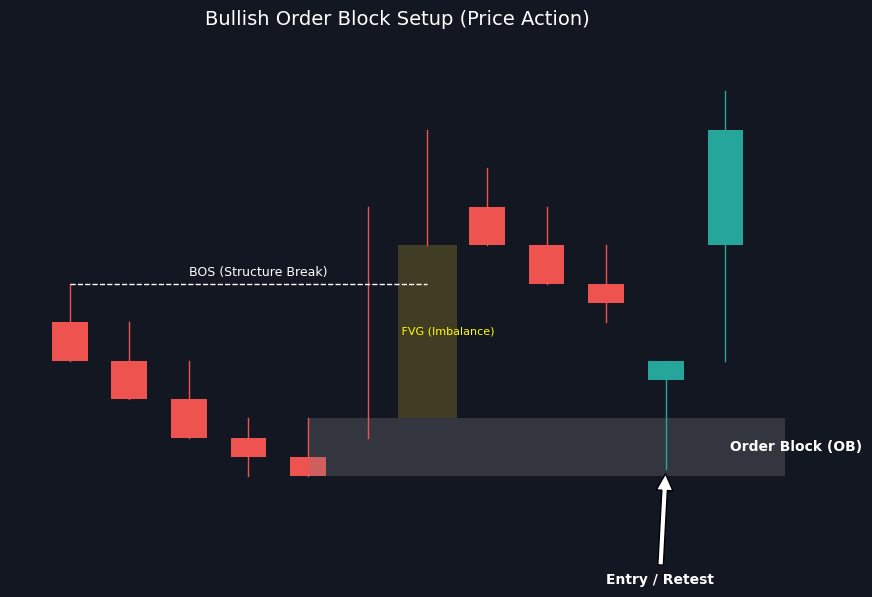
#> input picture bullish_ob_chart.png, 872 x 597 px
$ python abu_chart_recognizer.py --image ../bullish_ob_chart.png
#> lines starting #> are read from the running program, lines starting #| are printed output that depends on the picture; after the words box and inside, x2 and y2 are one past the last pixel; in counts of white or black regions, pixels touching at a corner belong together
#!/usr/bin/env python3
# -*- coding: utf-8 -*-
"""
Lightweight chart recognizer for Abu images (no cloud services).

Goals
- Locate likely chart region (ROI) inside the image
- Extract simple features: grid/axes lines, trendlines, candlestick-like bar density
- Optional OCR of annotations if pytesseract is available
- Emit JSON for downstream ranking/learning

This is heuristic; it prefers robustness over perfect accuracy and never crashes the batch.
"""
from __future__ import annotations
import sys, json
from pathlib import Path
from typing import Dict, Any, Tuple, Optional


def _convert_numpy_types(obj):
    """递归转换numpy类型为Python原生类型，用于JSON序列化"""
    import numpy as np
    if isinstance(obj, (np.integer, np.int_, np.intc, np.intp, np.int8, np.int16, np.int32, np.int64)):
        return int(obj)
    elif isinstance(obj, (np.floating, np.float_, np.float16, np.float32, np.float64)):
        return float(obj)
    elif isinstance(obj, np.ndarray):
        return obj.tolist()
    elif isinstance(obj, dict):
        return {k: _convert_numpy_types(v) for k, v in obj.items()}
    elif isinstance(obj, (list, tuple)):
        return [_convert_numpy_types(item) for item in obj]
    else:
        return obj


def _try_imports():
    try:
        import cv2  # type: ignore
        import numpy as np  # type: ignore
    except Exception as e:  # pragma: no cover
        print('ERROR: opencv-python and numpy required. Install with: pip install opencv-python numpy', file=sys.stderr)
        raise
    try:
        import pytesseract  # type: ignore
    except Exception:
        pytesseract = None  # type: ignore
    return cv2, np, pytesseract


def _load_image(cv2, path: str):
    img = cv2.imread(path)
    if img is None:
        raise FileNotFoundError(f'cannot read image: {path}')
    return img


def _detect_roi(cv2, np, img, debug: Optional[Path] = None) -> Tuple[Tuple[int, int, int, int], Dict[str, Any]]:
    h, w = img.shape[:2]
    gray = cv2.cvtColor(img, cv2.COLOR_BGR2GRAY)
    # Edge detection
    edges = cv2.Canny(gray, 50, 150)
    # Prefer long horizontal/vertical segments
    lines = cv2.HoughLinesP(edges, 1, np.pi / 180, threshold=120, minLineLength=int(min(w, h) * 0.3), maxLineGap=10)
    xs, ys = [], []
    if lines is not None:
        for x1, y1, x2, y2 in lines[:, 0, :]:
            # Keep near horizontal/vertical
            if abs(y1 - y2) < 5 or abs(x1 - x2) < 5:
                xs += [x1, x2]
                ys += [y1, y2]
    # Fallback to contours if lines poor
    if xs and ys:
        x0, x1 = max(0, min(xs)), min(w - 1, max(xs))
        y0, y1 = max(0, min(ys)), min(h - 1, max(ys))
    else:
        thr = cv2.adaptiveThreshold(gray, 255, cv2.ADAPTIVE_THRESH_GAUSSIAN_C,
                                    cv2.THRESH_BINARY_INV, 31, 5)
        kernel = cv2.getStructuringElement(cv2.MORPH_RECT, (5, 5))
        close = cv2.morphologyEx(thr, cv2.MORPH_CLOSE, kernel, iterations=2)
        cnts, _ = cv2.findContours(close, cv2.RETR_EXTERNAL, cv2.CHAIN_APPROX_SIMPLE)
        if not cnts:
            return (0, 0, w, h), {'roi_method': 'full', 'lines': 0}
        # pick largest rectangular-ish contour
        best = max(cnts, key=cv2.contourArea)
        x, y, ww, hh = cv2.boundingRect(best)
        x0, y0, x1, y1 = x, y, x + ww, y + hh
    # Expand a bit inward margins
    pad_x = int((x1 - x0) * 0.02)
    pad_y = int((y1 - y0) * 0.02)
    x0 = max(0, x0 + pad_x)
    x1 = min(w, x1 - pad_x)
    y0 = max(0, y0 + pad_y)
    y1 = min(h, y1 - pad_y)
    if debug is not None:
        dbg = img.copy()
        cv2.rectangle(dbg, (x0, y0), (x1, y1), (0, 255, 0), 2)
        cv2.imwrite(str(debug), dbg)
    return (x0, y0, x1, y1), {'roi_method': 'lines' if lines is not None else 'contour', 'lines': 0 if lines is None else len(lines)}


def _candlestick_like_score(cv2, np, roi) -> Dict[str, Any]:
    g = cv2.cvtColor(roi, cv2.COLOR_BGR2GRAY)
    g = cv2.GaussianBlur(g, (3, 3), 0)
    # Use Otsu to separate foreground
    _, bw = cv2.threshold(g, 0, 255, cv2.THRESH_BINARY + cv2.THRESH_OTSU)
    # Prefer dark-on-light
    if np.mean(bw) > 127:
        bw = 255 - bw
    # Vertical projection
    proj = (bw > 0).sum(axis=0)
    # Find dominant bar width (distance between local maxima)
    # Rough: count columns with significant ink
    ink_cols = (proj > (0.1 * bw.shape[0])).astype(np.uint8)
    # Estimate groups
    counts = []
    c = 0
    for v in ink_cols:
        if v:
            c += 1
        elif c:
            counts.append(c); c = 0
    if c:
        counts.append(c)
    dom = int(np.median(counts)) if counts else 0
    # Body/overall vertical ratio
    body_ratio = float((bw > 0).sum()) / float(bw.shape[0] * bw.shape[1])
    score = 0.0
    if dom and 1 <= dom <= 30:
        score += 0.5
    if 0.02 <= body_ratio <= 0.35:
        score += 0.5
    return {
        'dominant_bar_width': dom,
        'body_ratio': round(body_ratio, 4),
        'candlestick_like_score': round(score, 2)
    }


def _trendlines(cv2, np, roi) -> Dict[str, Any]:
    g = cv2.cvtColor(roi, cv2.COLOR_BGR2GRAY)
    e = cv2.Canny(g, 80, 200)
    lines = cv2.HoughLinesP(e, 1, np.pi / 180, threshold=60, minLineLength=max(20, roi.shape[1] // 8), maxLineGap=8)
    cnt = 0
    non_axis = 0
    if lines is not None:
        for x1, y1, x2, y2 in lines[:, 0, :]:
            cnt += 1
            # count non-horizontal/vertical
            if abs(y1 - y2) > 5 and abs(x1 - x2) > 5:
                non_axis += 1
    return {'line_segments': cnt, 'trendline_like': non_axis}


def _ocr(pytesseract, roi) -> str:
    if pytesseract is None:
        return ''
    try:
        import cv2  # local import
        # 转换为灰度
        g = cv2.cvtColor(roi, cv2.COLOR_BGR2GRAY)

        # 图像增强：提高对比度
        # 使用CLAHE (Contrast Limited Adaptive Histogram Equalization) 提高对比度
        clahe = cv2.createCLAHE(clipLimit=2.0, tileGridSize=(8, 8))
        g = clahe.apply(g)

        # 降噪处理
        g = cv2.bilateralFilter(g, 5, 50, 50)

        # 尝试OCR：优先使用英文（交易策略文字主要是英文）
        # 如果英文识别失败，fallback到中英文混合
        try:
            txt = pytesseract.image_to_string(g, lang='eng', config='--psm 6')
            # 如果英文识别结果为空或太短，尝试中英文混合
            if not txt or len(txt.strip()) < 3:
                txt = pytesseract.image_to_string(g, lang='chi_sim+eng', config='--psm 6')
        except Exception:
            # 如果指定语言包不存在，fallback到默认
            txt = pytesseract.image_to_string(g, config='--psm 6')

        return txt.strip()
    except Exception:
        return ''


def analyze(image_path: str, debug_out: Optional[str] = None) -> Dict[str, Any]:
    cv2, np, pytesseract = _try_imports()
    img = _load_image(cv2, image_path)
    dbg_path = Path(debug_out) if debug_out else None
    if dbg_path is not None:
        dbg_path.parent.mkdir(parents=True, exist_ok=True)
    roi_xyxy, meta = _detect_roi(cv2, np, img, debug=dbg_path)
    x0, y0, x1, y1 = roi_xyxy
    roi = img[y0:y1, x0:x1]
    feats = {
        'image': image_path,
        'roi': {'x0': x0, 'y0': y0, 'x1': x1, 'y1': y1, 'w': x1 - x0, 'h': y1 - y0},
        'roi_meta': meta,
    }
    try:
        feats.update(_candlestick_like_score(cv2, np, roi))
    except Exception:
        feats.update({'dominant_bar_width': 0, 'body_ratio': 0.0, 'candlestick_like_score': 0.0})
    try:
        feats.update(_trendlines(cv2, np, roi))
    except Exception:
        feats.update({'line_segments': 0, 'trendline_like': 0})
    try:
        # OCR提取：对ROI区域和全图都进行OCR，合并结果
        ocr_roi = _ocr(pytesseract, roi)
        ocr_full = _ocr(pytesseract, img)

        # 合并OCR结果：优先使用更长的结果，如果两者都非空则合并去重
        ocr_texts = []
        if ocr_roi and len(ocr_roi.strip()) > 3:
            ocr_texts.append(ocr_roi.strip())
        if ocr_full and len(ocr_full.strip()) > 3:
            ocr_texts.append(ocr_full.strip())

        # 合并去重：保留更详细的结果
        if ocr_texts:
            # 如果ROI和全图结果相似，只保留一个
            if len(ocr_texts) == 2:
                roi_text = ocr_texts[0].lower()
                full_text = ocr_texts[1].lower()
                # 如果全图结果包含ROI结果，优先使用全图结果
                if roi_text in full_text or full_text in roi_text:
                    ocr_text = max(ocr_texts, key=len)
                else:
                    # 否则合并（用换行符分隔）
                    ocr_text = '\n'.join(ocr_texts)
            else:
                ocr_text = ocr_texts[0]
        else:
            ocr_text = ''

        feats['ocr_text'] = ocr_text
    except Exception:
        feats['ocr_text'] = ''
    # 转换所有numpy类型为Python原生类型，确保可以JSON序列化
    return _convert_numpy_types(feats)


def main():
    import argparse
    ap = argparse.ArgumentParser(description='Recognize chart features from an image (heuristic)')
    ap.add_argument('--image', required=True)
    ap.add_argument('--debug-out', default=None, help='Optional debug image path with ROI box')
    args = ap.parse_args()
    try:
        out = analyze(args.image, debug_out=args.debug_out)
#> in _load_image, img is the input picture: shape (597, 872, 3); mean B, G, R 39.1, 29.6, 27.6
#> in _detect_roi, `gray = cv2.cvtColor(img, cv2.COLOR_BGR2GRAY)`:
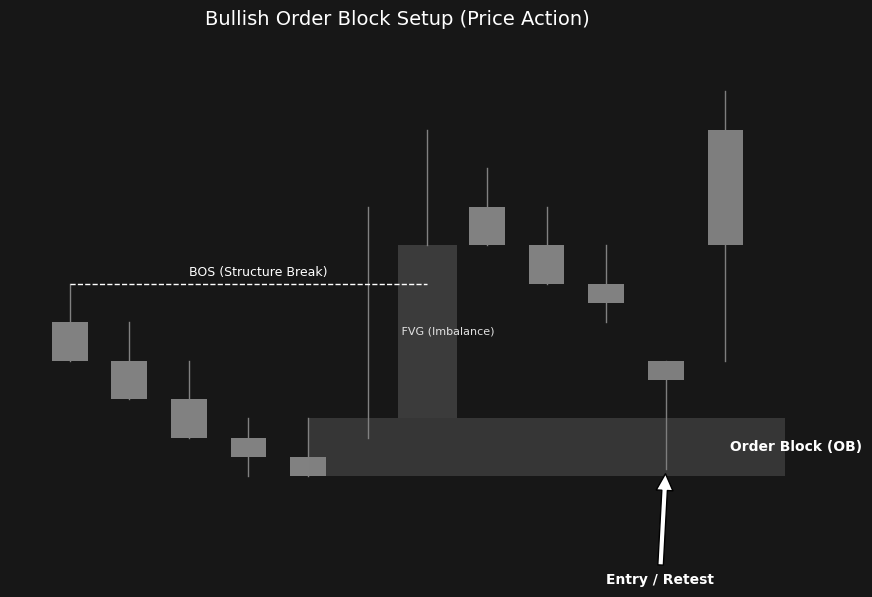
#> gray: shape (597, 872); min 0, max 255, mean 30
#> in _detect_roi, `edges = cv2.Canny(gray, 50, 150)`:
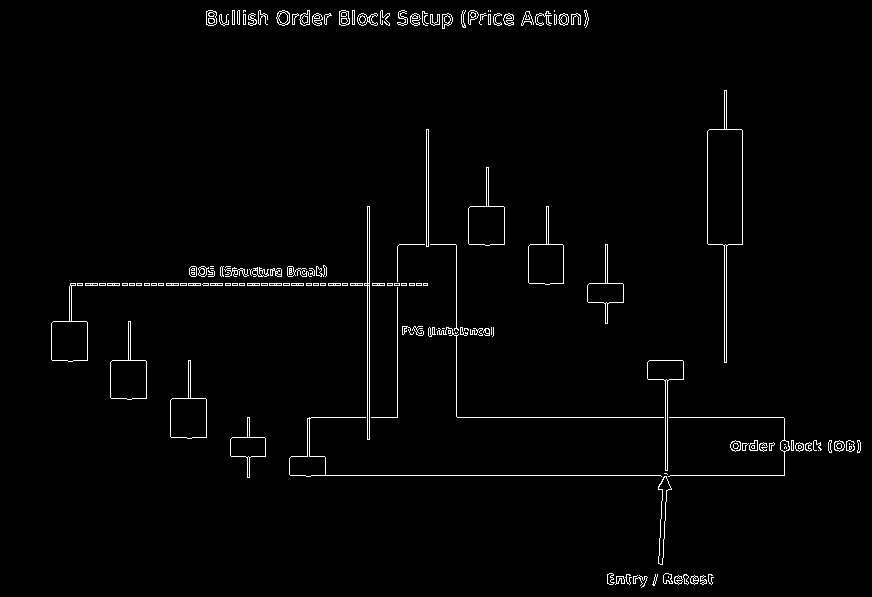
#> edges: shape (597, 872); 1.7% white in thin lines or dots, all inside (x1, y1, x2, y2) = (51, 10, 861, 588)
#> in _detect_roi, `lines = cv2.HoughLinesP(edges, 1, np.pi / 180, threshold=120, minLineL..`: lines = [[290, 475, 784, 475], [457, 417, 783, 417], [70, 283, 427, 283], [70, 285, 427, 285], [367, 439, 367, 206], [369, 439, 369, 206], [206, 14, 400, 14], [206, 16, 587, 16], [401, 23, 587, 23], [206, 15, 587, 15], [399, 18, 588, 18], [339, 22, 587, 22]]
#> the loop in _detect_roi, `for x1, y1, x2, y2 in lines[:, 0, :]:` made 12 passes
#> (x1, y1, x2, y2, xs, ys) on passes 1 to 4: (290, 475, 784, 475, [290, 784], [475, 475]), (457, 417, 783, 417, [290, 784, 457, 783], [475, 475, 417, 417]), (70, 283, 427, 283, [290, 784, 457, 783, 70, 427], [475, 475, 417, 417, 283, 283]), (70, 285, 427, 285, [290, 784, 457, 783, 70, 427, 70, 427], [475, 475, 417, 417, 283, 283, 285, 285])
#> in _detect_roi, `x0, x1 = max(0, min(xs)), min(w - 1, max(xs))`: x0 = 70; x1 = 784
#> in _detect_roi, `y0, y1 = max(0, min(ys)), min(h - 1, max(ys))`: y0 = 14; y1 = 475
#> in _detect_roi, `pad_x = int((x1 - x0) * 0.02)`: pad_x = 14
#> in _detect_roi, `pad_y = int((y1 - y0) * 0.02)`: pad_y = 9
#> in _detect_roi, `x0 = max(0, x0 + pad_x)`: x0 = 84
#> in _detect_roi, `x1 = min(w, x1 - pad_x)`: x1 = 770
#> in _detect_roi, `y0 = max(0, y0 + pad_y)`: y0 = 23
#> in _detect_roi, `y1 = min(h, y1 - pad_y)`: y1 = 466
#> in analyze, `roi_xyxy, meta = _detect_roi(cv2, np, img, debug=dbg_path)`: roi_xyxy = (84, 23, 770, 466); meta = {'roi_method': 'lines', 'lines': 12}
#> in analyze, `x0, y0, x1, y1 = roi_xyxy`: x0 = 84; y0 = 23; x1 = 770; y1 = 466
#> in analyze, `roi = img[y0:y1, x0:x1]`:
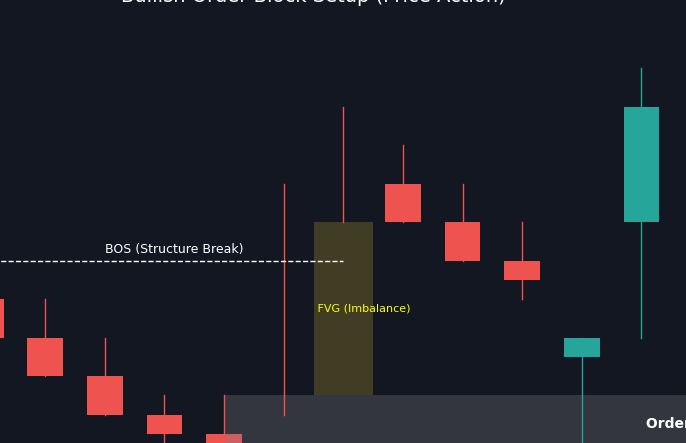
#> roi: shape (443, 686, 3); mean B, G, R 40.2, 31.5, 30.1
#> in _candlestick_like_score, `g = cv2.cvtColor(roi, cv2.COLOR_BGR2GRAY)`:
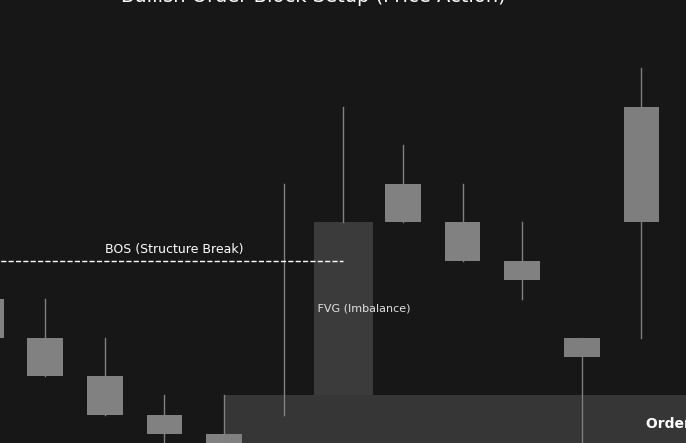
#> g: shape (443, 686); min 23, max 255, mean 32
#> in _candlestick_like_score, `_, bw = cv2.threshold(g, 0, 255, cv2.THRESH_BINARY + cv2.THRESH_OTSU)`:
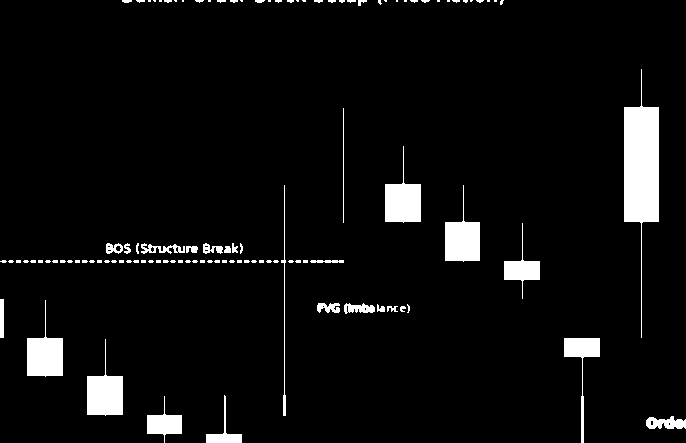
#> bw: shape (443, 686); 5.2% white; 109 white regions (77 under 20 px), largest, box (x1, y1, x2, y2) and area: (624, 69, 659, 338) 4183, (87, 339, 123, 416) 1444, (385, 146, 421, 223) 1409
#> in _candlestick_like_score, `proj = (bw > 0).sum(axis=0)`: proj = 686 values, max 269 at index 641, min 0 at index 7, mean 23.16
#> in _candlestick_like_score, `ink_cols = (proj > (0.1 * bw.shape[0])).astype(np.uint8)`: ink_cols = 686 values, max 1 at index 45, min 0 at index 0, mean 0.0962
#> the loop in _candlestick_like_score, `for v in ink_cols:` made 686 passes
#> (v, c) on passes 46 to 47: (1, 1), (0, 0)
#> c on passes 106 to 111: 1, 2, 3, 4, 5, 6
#> after the loop in _candlestick_like_score, `for v in ink_cols:`: c = 0; counts = [1, 12, 5, 1, 2, 1, 1, 2, 1, 1, 1, 3, 35]
#> in _candlestick_like_score, `dom = int(np.median(counts)) if counts else 0`: dom = 1
#> in _candlestick_like_score, `body_ratio = float((bw > 0).sum()) / float(bw.shape[0] * bw.shape[1])`: body_ratio = 0.0523
#> in _trendlines, `e = cv2.Canny(g, 80, 200)`:
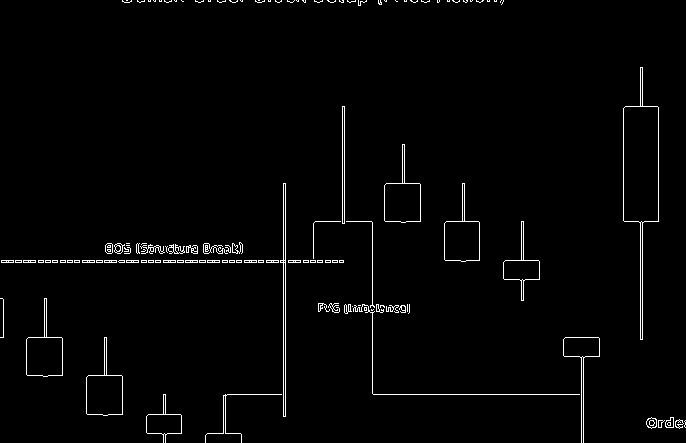
#> e: shape (443, 686); 1.8% white in thin lines or dots
#> in _trendlines, `lines = cv2.HoughLinesP(e, 1, np.pi / 180, threshold=60, minLineLength..`: lines = 21 rows, first 6: [1, 260, 343, 260], [373, 394, 583, 394], [1, 262, 343, 262], [285, 416, 285, 183], [283, 416, 283, 183], [372, 393, 372, 222]
#> the loop in _trendlines, `for x1, y1, x2, y2 in lines[:, 0, :]:` made 21 passes
#> (x1, y1, x2, y2) on passes 1 to 12: (1, 260, 343, 260), (373, 394, 583, 394), (1, 262, 343, 262), (285, 416, 285, 183), (283, 416, 283, 183), (372, 393, 372, 222), (642, 339, 642, 222), (640, 339, 640, 222), (396, 1, 503, 1), (623, 220, 623, 108), (342, 223, 342, 106), (344, 223, 344, 106)
#> after the loop in _trendlines, `for x1, y1, x2, y2 in lines[:, 0, :]:`: cnt = 21; non_axis = 0
        print(json.dumps(out, ensure_ascii=False, indent=2))
    except Exception as e:
        print(json.dumps({'error': str(e)}))
        return 2
    return 0


if __name__ == '__main__':
    try:
        sys.exit(main())
#> (the call stopped at in _ocr, `txt = pytesseract.image_to_string(g, lang='eng', config='--psm 6')`: pytesseract is not available in this run)
    except KeyboardInterrupt:
        sys.exit(130)
    except Exception as e:
        print('Failed:', e)
        sys.exit(1)
